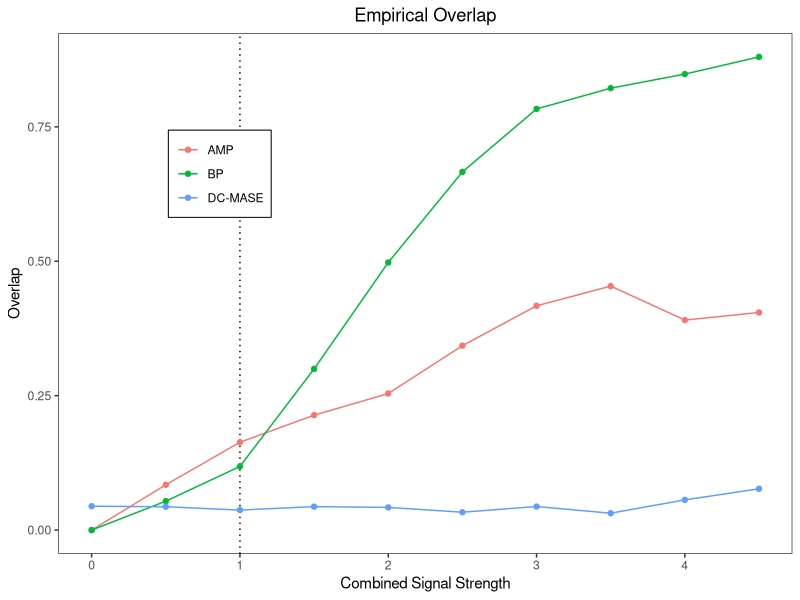
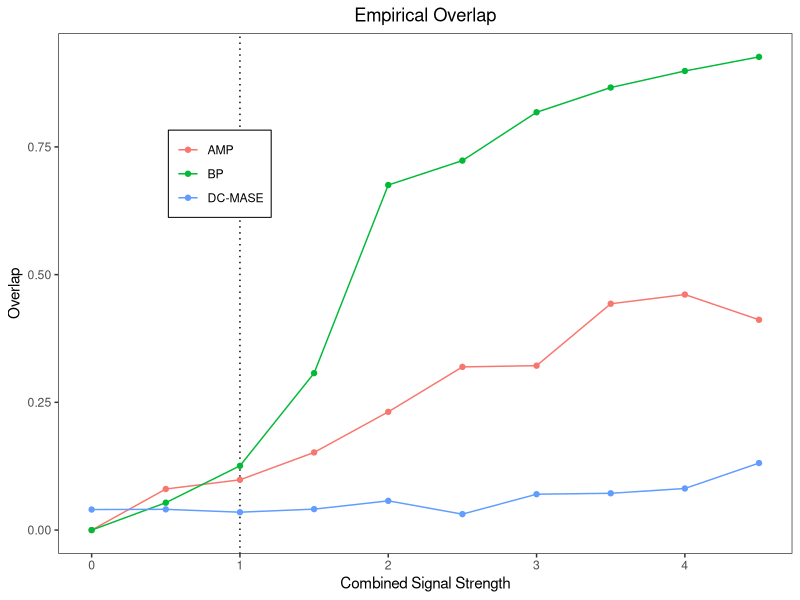
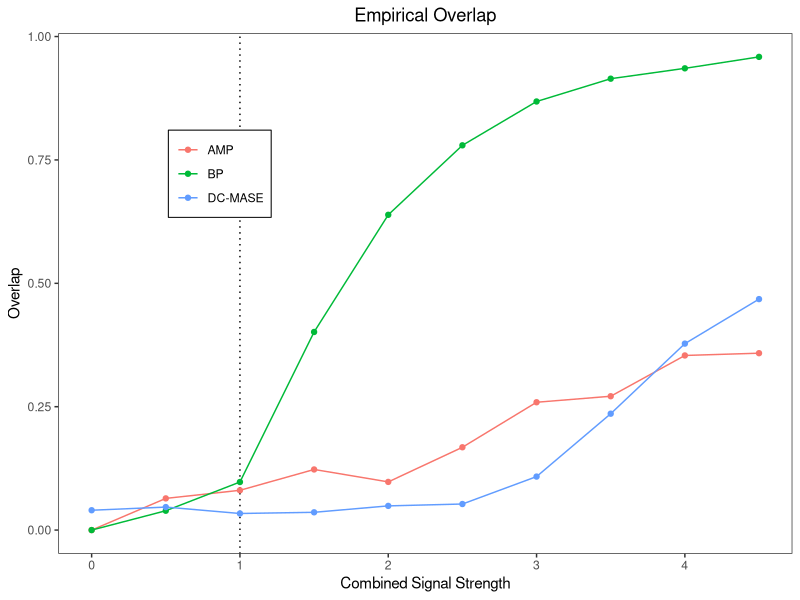

The R script that drew these images, in order:
library(readr)
library(tidyverse)
ValsAMP <- read.csv("AMP/ValsCompAMP.csv")[,-1]
ValsBP <- read.csv("BP/ValsCompRatio.csv")[,-1]
ValsDCMASE <- read.csv("DCMASE/ValsCompDCMASE.csv")[-1,-1]

names(ValsDCMASE) <- names(ValsAMP)

thresh <- seq(0, 4.5, 0.5)

for (i in 1:3){

  ratio.data <- rbind(ValsAMP[i,], ValsBP[i,], ValsDCMASE[i,])
  ratio.data[is.na(ratio.data)] <- 0
  ratio.data <- as.data.frame(t(rbind(thresh, ratio.data)))
  colnames(ratio.data) <- c("thershold", "AMP", "BP", "DC-MASE")
  
  comp.plot <- ratio.data %>%
    ggplot(aes(x = thershold, y = AMP)) + 
    geom_vline(xintercept = 1, linetype = "dotted", size = 0.5) +
    geom_line(aes(y = AMP, color = "AMP")) +
    geom_point((aes(y = AMP, color = "AMP"))) +
    geom_line(aes(y = BP, color = "BP")) +
    geom_point(aes(y = BP, color = "BP")) +
    geom_line(aes(y = `DC-MASE`, color = "DC-MASE")) +
    geom_point(aes(y = `DC-MASE`, color = "DC-MASE")) +
    labs(title = "Empirical Overlap", x = "Combined Signal Strength",
         y = "Overlap", color = "Methods") +
    theme_bw() +
    theme(plot.title = element_text(hjust = 0.5),
          legend.position = c(0.22, 0.73),
          legend.title = element_blank(),
          legend.background = element_blank(),
          legend.box.background = element_rect(colour = "black"),
          panel.grid.major = element_blank(),
          panel.grid.minor = element_blank())
  
  file_name = paste("comapre_", i, ".pdf", sep="")
  
  ggsave(plot = comp.plot, filename = file_name, device = "pdf",
         width = 4, height = 3)
}

